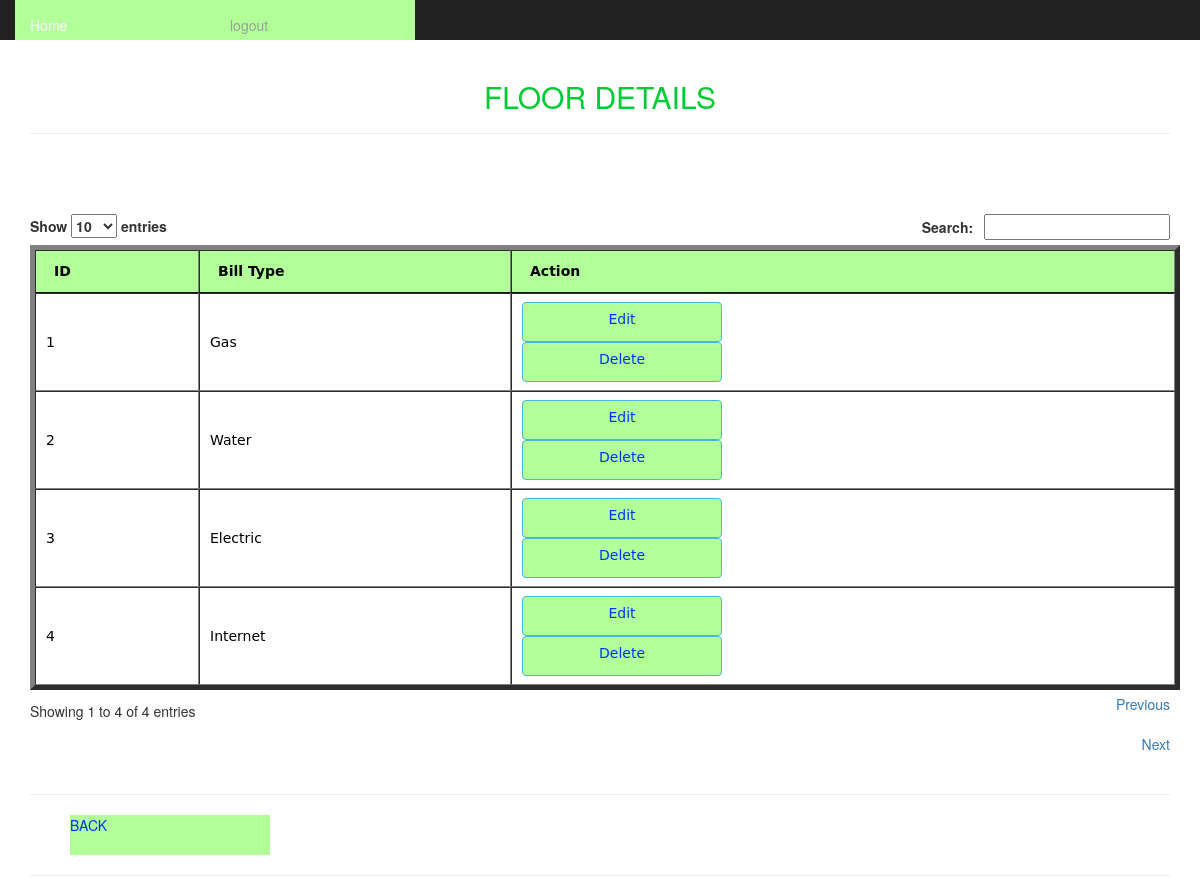
/siteadmin/billtypedetails.php (signed in), run on the app's committed database.
### tables this page shows
CREATE TABLE `bill_type` (
  `bt_id` int(11) NOT NULL,
  `bill_type` varchar(200) NOT NULL,
  `added_date` timestamp NOT NULL DEFAULT CURRENT_TIMESTAMP
);

### siteadmin/billtypedetails.php (the view, shortened to what this page needs)
<html>
<head>
<link rel="stylesheet" href="../css/bootstrap.css" type="text/css" media="screen"/>
<link rel="stylesheet" href="../style/style.css" type="text/css" media="screen"/>
<link href="../style/jquery.dataTables.min.css" rel="stylesheet">
</head>
 <body>
<div class="container">
<nav class="nav navbar-inverse navbar-fixed-top">
<?php include_once("headerad.php");?>
</nav><br><br><br>
   <h2 align="center" style="color:#0C3; text-transform:uppercase;">Floor details</h2>
     <HR>
          <BR>
					<BR>
   <div><br/>
     <div align="center" style="margin-center:1px;">
<?php
$result = mysql_query("SELECT * FROM bill_type");
$i = 0;
echo "<table id='users' border='5' style='background-color:#B2FF99'>
<thead>
<tr>
<th>ID</th>
<th>Bill Type</th>
<th>Action</th>
</tr></thead><tbody>";
while($row = mysql_fetch_array($result))
{
	$i++;
echo "<tr style='width:400px;height:80px'>";
echo "<td>" . $i . "</td>";
echo "<td>" . $row['bill_type'] . "</td>";
echo "<td><a class='btn btn-info' href='edit_bill_types.php?id=".$row['bt_id']."'>Edit</a><br>";
echo "<a class='btn btn-info' href='delete_bill_types.php?id=".$row['bt_id']."'>Delete</a></td>";
echo "</tr>";
}
echo "</tbody></table>";
?>
</div>
<hr><ul><a href="admin_dashboard.php" class="button">BACK</a>  </ul><hr>
</html>

### style/style.css (style rules this page uses)
body,td,th { font-family:"Lucida Grande", "Lucida Sans Unicode", "Lucida Sans", "DejaVu Sans", Verdana, sans-serif; font-size: 14px; color: #000; line-height:1.5em; }
a:link { color: #03F; text-decoration: none; background-color: #B2FF99 !important; }

### siteadmin/headerad.php (style rules this page uses)
a { display:block;width:200px;height:40px;align:center }
a:link { background-color:#B2FF99; }

### data on the page
bill_type: bill_type "Gas"
bill_type: bill_type "Water"
bill_type: bill_type "Electric"
bill_type: bill_type "Internet"
